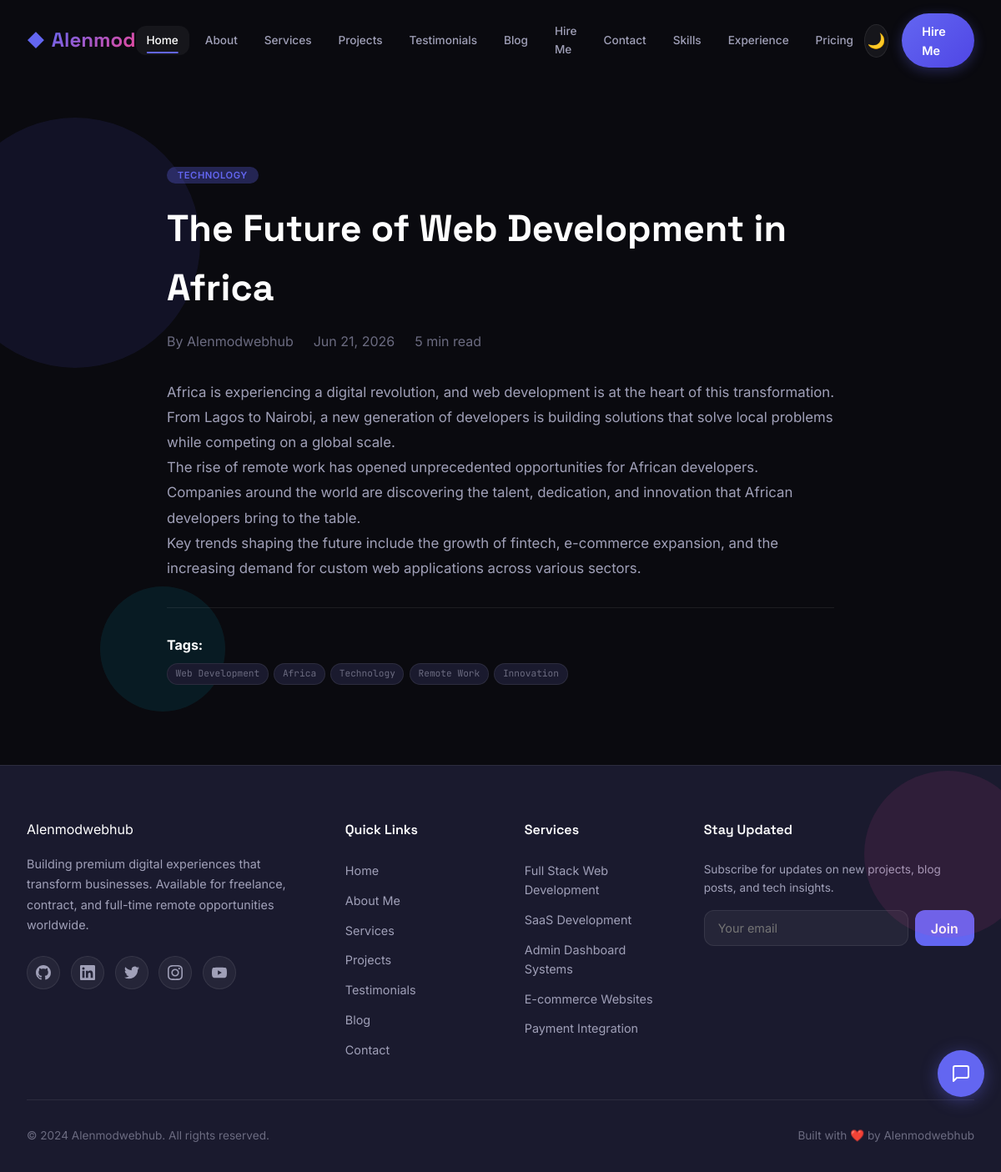
Screenshot of /blog.php?slug=future-of-web-development-africa with the database file from the repository.
### tables this page shows
CREATE TABLE nav_items (
    id INT AUTO_INCREMENT PRIMARY KEY,
    label VARCHAR(100) NOT NULL,
    url VARCHAR(255) NOT NULL DEFAULT '#',
    icon VARCHAR(50) DEFAULT NULL,
    parent_id INT DEFAULT NULL,
    location ENUM('header','footer','both') DEFAULT 'header',
    target ENUM('_self','_blank') DEFAULT '_self',
    sort_order INT DEFAULT 0,
    status ENUM('active','inactive') DEFAULT 'active',
    created_at TIMESTAMP DEFAULT CURRENT_TIMESTAMP,
    updated_at TIMESTAMP DEFAULT CURRENT_TIMESTAMP ON UPDATE CURRENT_TIMESTAMP,
    FOREIGN KEY (parent_id) REFERENCES nav_items(id) ON DELETE SET NULL
);

CREATE TABLE blog_posts (
    id INT AUTO_INCREMENT PRIMARY KEY,
    title VARCHAR(200) NOT NULL,
    slug VARCHAR(200) NOT NULL UNIQUE,
    excerpt TEXT,
    content LONGTEXT,
    cover_image VARCHAR(255) DEFAULT NULL,
    category VARCHAR(100) DEFAULT NULL,
    tags TEXT DEFAULT NULL,
    featured BOOLEAN DEFAULT FALSE,
    status ENUM('published','draft') DEFAULT 'published',
    reading_time INT DEFAULT 5,
    author VARCHAR(100) DEFAULT 'Alenmodwebhub',
    created_at TIMESTAMP DEFAULT CURRENT_TIMESTAMP,
    updated_at TIMESTAMP DEFAULT CURRENT_TIMESTAMP ON UPDATE CURRENT_TIMESTAMP
);

CREATE TABLE services (
    id INT AUTO_INCREMENT PRIMARY KEY,
    title VARCHAR(200) NOT NULL,
    slug VARCHAR(200) NOT NULL UNIQUE,
    description TEXT,
    icon VARCHAR(100) DEFAULT 'code',
    features TEXT DEFAULT NULL,
    price DECIMAL(10,2) DEFAULT NULL,
    price_label VARCHAR(100) DEFAULT NULL,
    sort_order INT DEFAULT 0,
    status ENUM('active','inactive') DEFAULT 'active',
    created_at TIMESTAMP DEFAULT CURRENT_TIMESTAMP,
    updated_at TIMESTAMP DEFAULT CURRENT_TIMESTAMP ON UPDATE CURRENT_TIMESTAMP
);

### includes/functions.php (called while the page is built, shortened)
<?php
function getAllSettings() {
    static $cached = null;
    if ($cached !== null) return $cached;
    $db = getDB();
    try {
        $stmt = $db->query("SELECT setting_key, setting_value FROM site_settings");
        $cached = [];
        while ($row = $stmt->fetch()) {
            $cached[$row['setting_key']] = $row['setting_value'];
        }
        return $cached;
    } catch (PDOException $e) {
        error_log("Error fetching settings: " . $e->getMessage());
        return [];
    }
}
function getServices() {
    $db = getDB();
    try {
        $stmt = $db->query("SELECT * FROM services WHERE status = 'active' ORDER BY sort_order ASC");
        return $stmt->fetchAll();
    } catch (PDOException $e) {
        error_log("Error fetching services: " . $e->getMessage());
        return [];
    }
}
function getNavItems($location = 'header') {
    $db = getDB();
    try {
        $stmt = $db->prepare("SELECT * FROM nav_items WHERE status = 'active' AND (location = ? OR location = 'both') ORDER BY sort_order ASC");
        $stmt->execute([$location]);
        return $stmt->fetchAll();
    } catch (PDOException $e) {
        error_log("Error fetching nav items: " . $e->getMessage());
        return [];
    }
}
function getBlogPost($slug) {
    $db = getDB();
    try {
        $stmt = $db->prepare("SELECT * FROM blog_posts WHERE slug = ? AND status = 'published'");
        $stmt->execute([$slug]);
        return $stmt->fetch();
    } catch (PDOException $e) {
        error_log("Error fetching blog post: " . $e->getMessage());
        return null;
    }
}
function formatDate($date, $format = 'M d, Y') {
    $timestamp = strtotime($date);
    return date($format, $timestamp);
}

### blog.php (the view, shortened to what this page needs)
<?php
require_once __DIR__ . '/includes/functions.php';
$slug = $_GET['slug'] ?? '';
$post = $slug ? getBlogPost($slug) : null;
$settings = getAllSettings();
include __DIR__ . '/partials/header.php';
?>
<main style="padding-top: 100px; min-height: 80vh;">
    <div class="section">
        <div class="section-inner" style="max-width: 800px;">
            <article>
                <div style="margin-bottom: 2rem;">
                    <span class="blog-card-category"><?php echo htmlspecialchars($post['category'] ?? 'General'); ?></span>
                    <h1 style="font-family: var(--font-display); font-size: clamp(1.8rem, 4vw, 2.8rem); font-weight: 700; margin: 1rem 0;"><?php echo htmlspecialchars($post['title']); ?></h1>
                    <div style="color: var(--text-tertiary); display: flex; gap: 1.5rem; flex-wrap: wrap;">
                        <span>By <?php echo htmlspecialchars($post['author'] ?? 'Alenmodwebhub'); ?></span>
                        <span><?php echo formatDate($post['created_at']); ?></span>
                        <span><?php echo (int)$post['reading_time']; ?> min read</span>
                    </div>
                </div>
                <div style="font-size: 1.05rem; line-height: 1.8; color: var(--text-secondary);">
                    <?php echo $post['content']; ?>
                </div>
                <?php
                $tags = json_decode($post['tags'], true) ?? [];
                if (count($tags) > 0):
                ?>
                <div style="margin-top: 2rem; padding-top: 2rem; border-top: 1px solid var(--border-glass);">
                    <strong style="color: var(--text-primary);">Tags:</strong>
                    <div class="project-card-tags" style="margin-top: 0.5rem;">
                        <?php foreach ($tags as $tag): ?>
                        <span class="project-tag"><?php echo htmlspecialchars($tag); ?></span>
                        <?php endforeach; ?>
                    </div>
                </div>
                <?php endif; ?>
            </article>
        </div>
    </div>
</main>
<?php include __DIR__ . '/partials/footer.php'; ?>

### partials/header.php (shortened to what this page needs)
<?php
$theme = $_COOKIE['theme'] ?? 'dark';
?>
<!DOCTYPE html>
<html lang="en" class="<?php echo $theme === 'light' ? 'light' : 'dark'; ?>">
<head>
    <link rel="stylesheet" href="<?php echo BASE_URL; ?>/assets/css/style.css">
</head>
<body>
    <div class="floating-elements">
        <div class="floating-shape"></div>
        <div class="floating-shape"></div>
    </div>
    <nav class="navbar" role="navigation" aria-label="Main navigation">
        <div class="navbar-inner">
            <a href="#hero" class="nav-logo">
                <span class="nav-logo-icon">&#x25C6;</span>
                <span class="nav-logo-text">Alenmod</span>
            </a>
            <div class="nav-links">
                <?php
                $headerNav = getNavItems('header');
                ?>
                <?php foreach ($headerNav as $i => $nav):
                    $label = htmlspecialchars($nav['label']);
                ?>
                <a href="<?php echo htmlspecialchars($nav['url']); ?>" class="nav-link <?php echo $i === 0 ? 'active' : ''; ?>" <?php echo $nav['target'] === '_blank' ? 'target="_blank"' : ''; ?>>
                    <?php echo $label; ?>
                </a>
                <?php endforeach; ?>
            </div>
            <div class="nav-actions">
                <button class="theme-toggle" aria-label="Toggle theme">
                    <span class="theme-icon">🌙</span>
                </button>
                <a href="#hire" class="nav-hire-btn">Hire Me</a>
            </div>
        </div>
    </nav>

### partials/footer.php (shortened to what this page needs)
<?php
$settings = getAllSettings();
$footerText = $settings['footer_text'] ?? 'Building premium digital experiences.';
$copyright = $settings['copyright_text'] ?? '© 2024 Alenmodwebhub. All rights reserved.';
$github = $settings['github_url'] ?? '#';
$linkedin = $settings['linkedin_url'] ?? '#';
$twitter = $settings['twitter_url'] ?? '#';
$instagram = $settings['instagram_url'] ?? '#';
$youtube = $settings['youtube_url'] ?? '#';
?>
    <footer class="footer" id="footer">
        <div class="footer-grid">
            <div>
                <a href="#hero" class="nav-logo">Alenmodwebhub</a>
                <p class="footer-brand-desc"><?php echo htmlspecialchars($footerText); ?></p>
                <div class="footer-social">
                    <a href="<?php echo htmlspecialchars($github); ?>" class="footer-social-link" target="_blank" rel="noopener" aria-label="GitHub">
                    </a>
                    <a href="<?php echo htmlspecialchars($linkedin); ?>" class="footer-social-link" target="_blank" rel="noopener" aria-label="LinkedIn">
                    </a>
                    <a href="<?php echo htmlspecialchars($twitter); ?>" class="footer-social-link" target="_blank" rel="noopener" aria-label="Twitter">
                    </a>
                    <a href="<?php echo htmlspecialchars($instagram); ?>" class="footer-social-link" target="_blank" rel="noopener" aria-label="Instagram">
                    </a>
                    <a href="<?php echo htmlspecialchars($youtube); ?>" class="footer-social-link" target="_blank" rel="noopener" aria-label="YouTube">
                    </a>
                </div>
            </div>
            <div>
                <h4 class="footer-heading">Quick Links</h4>
                <div class="footer-links">
                    <a href="#hero" class="footer-link">Home</a>
                    <a href="#about" class="footer-link">About Me</a>
                    <a href="#services" class="footer-link">Services</a>
                    <a href="#projects" class="footer-link">Projects</a>
                    <a href="#testimonials" class="footer-link">Testimonials</a>
                    <a href="#blog" class="footer-link">Blog</a>
                    <a href="#contact" class="footer-link">Contact</a>
                </div>
            </div>
            <div>
                <h4 class="footer-heading">Services</h4>
                <div class="footer-links">
                    <?php
                    $footerServices = getServices();
                    $count = 0;
                    foreach ($footerServices as $svc):
                        if ($count >= 5) break;
                        $count++;
                    ?>
                    <a href="#services" class="footer-link"><?php echo htmlspecialchars($svc['title']); ?></a>
                    <?php endforeach; ?>
                </div>
            </div>
            <div>
                <h4 class="footer-heading">Stay Updated</h4>
                <p style="color: var(--text-secondary); font-size: 0.85rem; margin-bottom: 1rem; line-height: 1.6;">
                    Subscribe for updates on new projects, blog posts, and tech insights.
                </p>
                <form id="newsletterForm" class="footer-newsletter">
                    <input type="email" name="email" placeholder="Your email" required>
                    <button type="submit">Join</button>
                </form>
            </div>
        </div>
        <div class="footer-bottom">
            <span><?php echo htmlspecialchars($copyright); ?></span>
            <span>Built with ❤️ by Alenmodwebhub</span>
        </div>
    </footer>
    <div class="chat-widget" id="chatWidget">
        <button class="chat-toggle" id="chatToggle" aria-label="Open chat">
            <svg class="chat-icon-open" width="24" height="24" viewBox="0 0 24 24" fill="none" stroke="currentColor" stroke-width="2" stroke-linecap="round" stroke-linejoin="round"><path d="M21 15a2 2 0 0 1-2 2H7l-4 4V5a2 2 0 0 1 2-2h14a2 2 0 0 1 2 2z"></path></svg>
        </button>
    </div>
</body>
</html>

### partials/footer.php (style rules this page uses)
.chat-widget { position:fixed; bottom:90px; right:20px; z-index:9999; display:flex; flex-direction:column; align-items:flex-end; }
.chat-toggle { width:56px; height:56px; border-radius:50%; border:none; background:#6366f1; color:white; cursor:pointer; display:flex; align-items:center; justify-content:center; box-shadow:0 4px 20px rgba(99,102,241,0.4); transition:all 0.3s ease; }

### rows the page displays
nav_items: label "Home"
nav_items: label "About"
nav_items: label "Services"
nav_items: label "Projects"
nav_items: label "Testimonials"
nav_items: label "Blog"
nav_items: label "Hire Me"
nav_items: label "Contact"
nav_items: label "Skills"
nav_items: label "Experience"
nav_items: label "Pricing"
blog_posts: category "TECHNOLOGY", title "The Future of Web Development in Africa", author "Alenmodwebhub", created_at "Jun 21, 2026", reading_time "5", content "Africa is experiencing a digital revolution, and web development is at the heart of this transformation. From Lagos to Nairobi, a new generation of developers is building solutions that solve local problems while competing on a global scale. The rise of remote work has opened unprecedented opportunities for African developers. Companies around the world are discovering the talent, dedication, and innovation that African developers bring to the table. Key trends shaping the future include the growth of fintech, e-commerce expansion, and the increasing demand for custom web applications across various sectors.", tags "Web Development", tags "Africa", tags "Technology", tags "Remote Work", tags "Innovation"
services: title "Full Stack Web Development"
services: title "SaaS Development"
services: title "Admin Dashboard Systems"
services: title "E-commerce Websites"
services: title "Payment Integration"

### other values shown
$footerText "Building premium digital experiences that transform businesses. Available for freelance, contract, and full-time remote opportunities worldwide."
$copyright "© 2024 Alenmodwebhub. All rights reserved."
